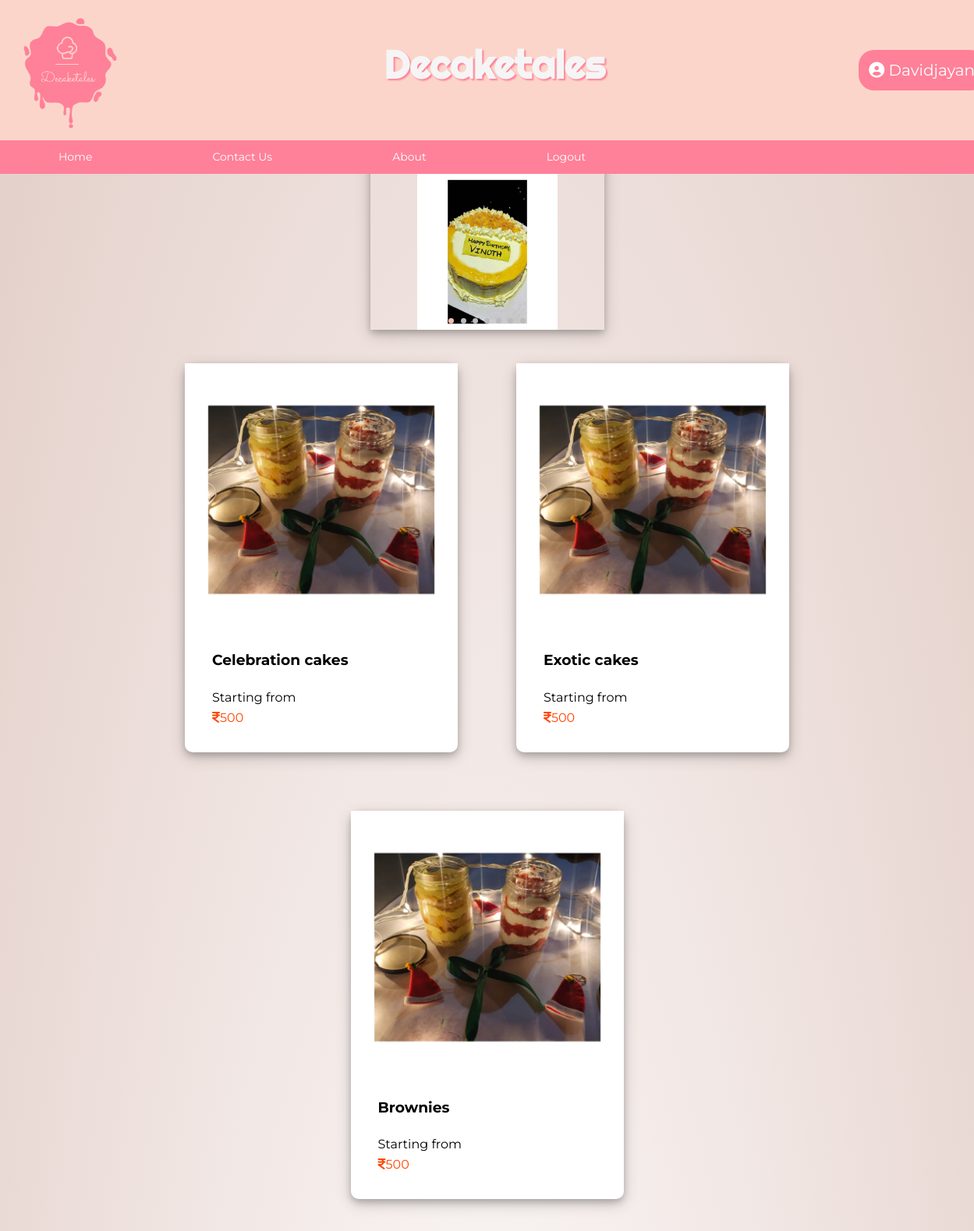
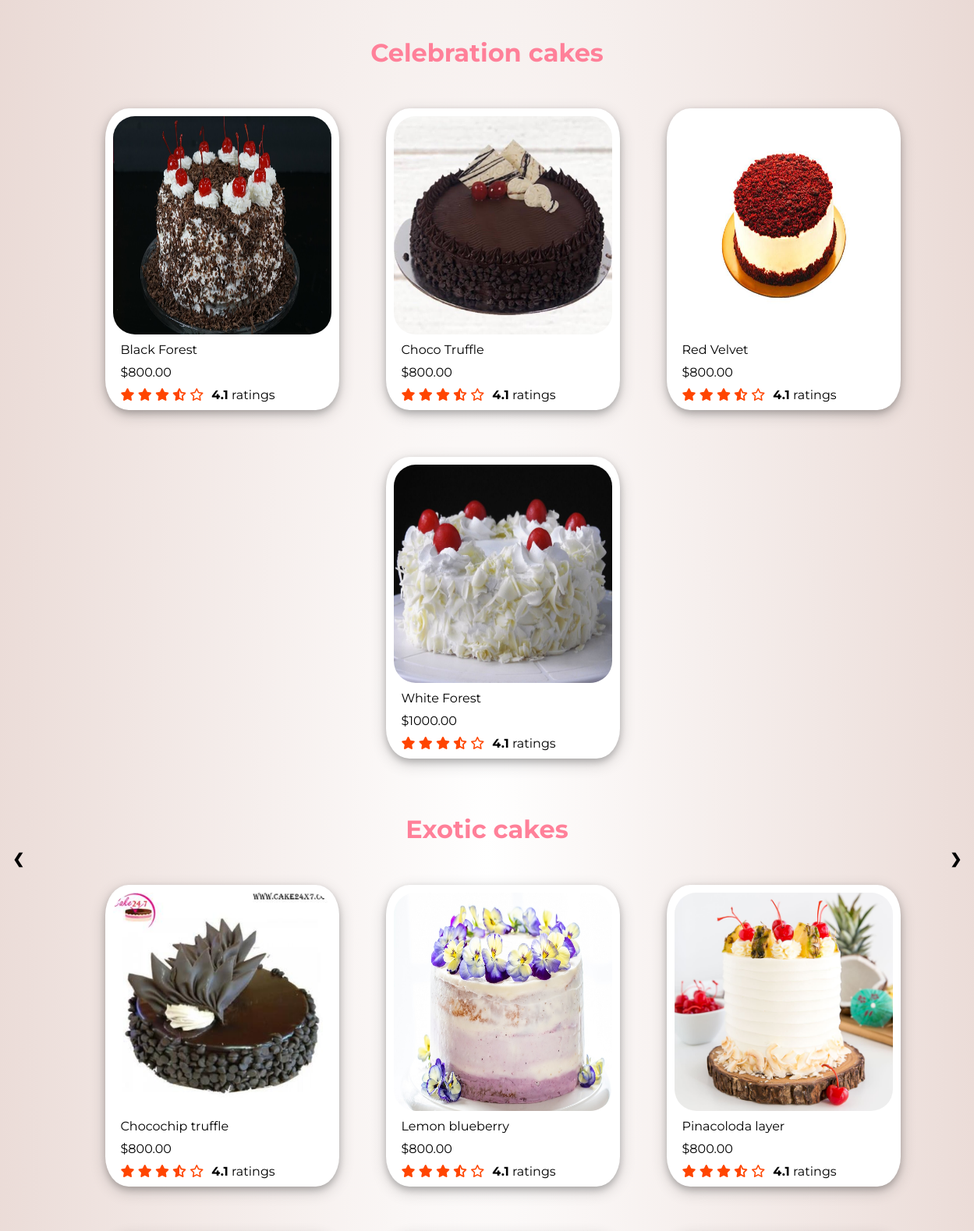
Screenshot of /home.php (signed in, upper part) with the database file from the repository (2 pictures, top to bottom).
### tables this page shows
CREATE TABLE `celebrationcakes` (
  `id` int(8) NOT NULL,
  `name` varchar(255) NOT NULL,
  `code` varchar(255) NOT NULL,
  `image` text NOT NULL,
  `price` double(10,2) NOT NULL
);

CREATE TABLE `exoticcakes` (
  `id` int(8) NOT NULL,
  `name` varchar(255) NOT NULL,
  `code` varchar(255) NOT NULL,
  `image` text NOT NULL,
  `price` double(10,2) NOT NULL
);

### dbcontroller.php (called while the page is built, shortened)
<?php
class DBController {
	public $host = "localhost";
	public $user = "root";
	public $password = "";
	public $database = "tblproduct";
	public $conn;
	function __construct() {
		$this->conn = $this->connectDB();
	}
	function connectDB() {
		$conn = mysqli_connect($this->host,$this->user,$this->password,$this->database);
		return $conn;
	}
	function runQuery($query) {
		$result = mysqli_query($this->conn,$query);
		while($row=mysqli_fetch_assoc($result)) {
			$resultset[] = $row;
		}
		if(!empty($resultset))
			return $resultset;
	}
}
?>

### home.php (the view, shortened to what this page needs)
<?php
require_once("dbcontroller.php");
$db_handle = new dbcontroller();
?>
<!DOCTYPE html>
<html>
<head>
  <link rel="stylesheet" href="/asssets/css/all.css" >
</head>
<body >
    <header class="shadow">
        <div class="hd">
        <img src="images/logo.png"  alt="logo here">
        <h1>
            Decaketales
        </h1>
        <div class="hhh">
            <a href="shopcart.php">
                <i class="fas fa-user-circle"></i>
                <span class="signin"><?php echo htmlspecialchars($_SESSION["username"]); ?></span>
            </a></div>
        </div>
        <nav id="myHeader">
            <li><a href="home.php">Home</a></li>
            <li><a href="#contactus">Contact Us</a></li>
            <li><a href="#aboutus">About</a></li>
            <li><a href="logout.php" >Logout</a></li>
        </nav>
    </header>
    <div class="slideshow-container">
        <div class="mySlides fade shadow">
            <img src="images/slide/1.jpeg" >
        </div>
    </div>
    <a class="prev" onclick="plusSlides(-1)">❮</a>
    <a class="next" onclick="plusSlides(1)">❯</a>
    <div style="text-align: center;">
        <span class="dot" onclick="currentSlide(1)"></span>
        <span class="dot" onclick="currentSlide(2)"></span>
        <span class="dot" onclick="currentSlide(3)"></span>
        <span class="dot" onclick="currentSlide(4)"></span>
        <span class="dot" onclick="currentSlide(5)"></span>
        <span class="dot" onclick="currentSlide(6)"></span>
        <span class="dot" onclick="currentSlide(7)"></span>
        </div>
            <div class="cont">
             <a href="#celebrationcakes">
                        <div class="image">
                        <img src="images/slide/11.jpeg" width="100%">
                        <div style="padding-left:10%;padding-bottom:10%;color:black;text-align:left;">
                            <h3>Celebration cakes</h3><div id="price4" style="padding-top:8px;">Starting from
                            <div style="padding-top:7px;"><div class="icon"><i class="fa fa-inr" aria-hidden="true"></i>500</div></div></div>
                            </div>
                            </div>
            </a>
            <a href="#exoticcakes">
                        <div class="image">
                        <img src="images/slide/11.jpeg" width="100%">
                        <div style="padding-left:10%;padding-bottom:10%;color:black;text-align:left;">
                            <h3>Exotic cakes</h3><div id="price4" style="padding-top:8px;">Starting from
                            <div style="padding-top:7px;"><div class="icon"><i class="fa fa-inr" aria-hidden="true"></i>500</div></div></div>
                            </div>
                            </div>
                         </a>
            <a href="#brownies">
                        <div class="image">
                        <img src="images/slide/11.jpeg" width="100%">
                        <div style="padding-left:10%;padding-bottom:10%;color:black;text-align:left;">
                            <h3>Brownies</h3><div id="price4" style="padding-top:8px;">Starting from
                            <div style="padding-top:7px;"><div class="icon"><i class="fa fa-inr" aria-hidden="true"></i>500</div></div></div>
                            </div>
                            </div>
                         </a>
    </div>
         <div class="products">
        <div class="list" id="celebrationcakes">
            <h1>
                Celebration cakes
            </h1>
                        <ul>
        <?php
	           $product_array = $db_handle->runQuery("SELECT * FROM celebrationcakes ORDER BY id ASC");
	           if (!empty($product_array)) {
		      foreach($product_array as $key=>$value){
	               ?>
    <li>
            <div class="jp">
                <img src="<?php echo $product_array[$key]["image"];?>" style="width:280px;height:280px;margin-left:10px;margin-top:10px;border-radius:10%;">
                <a href="product.php?variable=<?php echo $key;?>&variable2=celebrationcakes">
                <div style="padding-top:10px;padding-bottom:10px;margin-left:20px"><?php echo $product_array[$key]["name"]; ?></div><span class="cart">
                <div style="margin-left:20px;padding-bottom:10px;"><span>$</span><span id="price<?php echo $product_array[$key]["id"];?>"><?php echo $product_array[$key]["price"]; ?></span><br><div style="padding-top:10px;"><i class="fas fa-star" style="color:orangered; "></i>
                <i class="fas fa-star"style="color:orangered;"></i>
                <i class="fas fa-star" style="color:orangered;"></i>
                    <i class="fas fa-star-half-alt" style="color:orangered;"></i>
                    <i class="far fa-star" style="color:orangered;"></i><span style="padding:10px;"><b>4.1</b> ratings</span>
                    </div></div>
                    </span></a>
                <?php
		}
	}
                    ?>
        </div>
                            </li></ul></div>
            <div class="list" id="exoticcakes">
            <h1>
                Exotic cakes
            </h1>
                            <ul>
        <?php
	           $product_array = $db_handle->runQuery("SELECT * FROM exoticcakes ORDER BY id ASC");
	           if (!empty($product_array)) {
		      foreach($product_array as $key=>$value){
	               ?>
    <li>
<div class="jp">
                <img src="<?php echo $product_array[$key]["image"];?>" style="width:280px;height:280px;margin-left:10px;margin-top:10px;border-radius:10%;">
                <a href="product.php?variable=<?php echo $key;?>&variable2=exoticcakes">
                <div style="padding-top:10px;padding-bottom:10px;margin-left:20px"><?php echo $product_array[$key]["name"]; ?></div><span class="cart">
                <div style="margin-left:20px;padding-bottom:10px;"><span>$</span><span id="price<?php echo $product_array[$key]["id"];?>"><?php echo $product_array[$key]["price"]; ?></span><br><div style="padding-top:10px;"><i class="fas fa-star" style="color:orangered; "></i>
                <i class="fas fa-star"style="color:orangered;"></i>
                <i class="fas fa-star" style="color:orangered;"></i>
                    <i class="fas fa-star-half-alt" style="color:orangered;"></i>
                    <i class="far fa-star" style="color:orangered;"></i><span style="padding:10px;"><b>4.1</b> ratings</span>
                    </div></div>
                    </span></a>
                <?php
		}
		}
                    ?>
                </div>
                                </li></ul>
    </div>
</body>
</html>

### home.php (style rules this page uses)
html, body { width: 100%; height: 100%; margin: 0px; }
body { background-image: radial-gradient(rgb(255, 255, 255), rgb(227, 206, 200)); box-sizing: border-box; font-family: 'Montserrat', sans-serif; }
header { height: auto; width: 100%; background-color: rgb(252, 213, 202); }
.hd { display: flex; flex-direction: row; justify-content: flex-start; flex-wrap: nowrap; align-content: center; }
.hd h1 { font-family: 'Righteous', cursive; text-align: center; margin:1% 25%; font-size: 50px; color: whitesmoke; padding-top: 3.2%; text-shadow: rgb(255,128,153) 2px 2px 2px; }
.shadow { box-shadow: rgba(0, 0, 0, 0.2) 0px 4px 8px 0px, rgba(0, 0, 0, 0.19) 0px 6px 20px 0px; }
.hd img { margin-left: 0; margin-top:auto; width:180px; height: 180px; }
.signin { text-align: center; }
.hhh { margin:auto 1%; }
.hhh a { white-space: nowrap; padding:10%; font-size: 20px; color: white; text-decoration: none; background-color: rgb(255,128,153); border-radius: 20px; }
nav { float: left; background-color: rgb(255,128,153); width: inherit; }
nav li { margin:auto 5%; display: inline-grid; padding: 1%; color:white; }
nav li a { text-decoration: none; color: inherit; font-size: 14px; }
.mySlides { display: none; }
img { vertical-align: middle; }
.slideshow-container { width: 300px; height: 200px; position: relative; margin: auto; z-index: -1; padding:10px; }
.slideshow-container img { display: block; margin-left: auto; margin-right: auto; height: 200px; width: 60%; }
.prev, .next { cursor: pointer; position: absolute; top: 50%; width: auto; padding: 16px; margin-top: -22px; color: black; font-weight: bold; font-size: 18px; transition: all 0.6s ease 0s; border-radius: 0px 5px 5px 0px; user-select: none; }
.next { right: 0px; border-radius: 5px 0px 0px 5px; }
.dot { cursor: pointer; height: 7px; width: 7px; margin: 0px 2px; background-color: rgb(187, 187, 187); border-radius: 50%; display: inline-block; transition: background-color 0.6s ease 0s; }
.active, .dot:hover { background-color: rgb(240, 188, 173); }
.fade { animation-name: fade; animation-duration: 1.5s; }
.cont { display: flex; justify-content: center; margin-top: 10px; padding-bottom: 10px; flex-direction:row; flex-wrap: wrap; }
.cont a { text-decoration: none; color:black; background-color: white; margin: 3%; width: 350px; float: left; box-shadow: 0 4px 8px 0 rgba(0, 0, 0, 0.2), 0 6px 20px 0 rgba(0, 0, 0, 0.19); text-align: center; border-radius: 10px; }
.list h1 { color:rgb(255,128,153); padding-top: 20px; text-align: center; }
.list ul { list-style: none; display: flex; flex-direction: row; flex-wrap: wrap; justify-content: center; }
.list ul li { padding:30px; }
.cart { width: 100%; display: flex; flex-direction: row; align-items: flex-end; }
.image { opacity: 1; display: block; width: 100%; height: auto; transition: .5s ease; backface-visibility: hidden; }
.icon { color:orangered; }
.jp { background-color: white; border-radius: 10%; width: 300px; box-shadow: 0 4px 8px 0 rgba(0, 0, 0, 0.2), 0 6px 20px 0 rgba(0, 0, 0, 0.19); }
a { text-decoration: inherit; color:inherit; }

### rows the page displays
celebrationcakes: image (picture), name "Black Forest", price "800.00"
celebrationcakes: image (picture), name "Choco Truffle", price "800.00"
celebrationcakes: image (picture), name "Red Velvet", price "800.00"
celebrationcakes: image (picture), name "White Forest", price "1000.00"
exoticcakes: image (picture), name "Chocochip truffle", price "800.00"
exoticcakes: image (picture), name "Lemon blueberry", price "800.00"
exoticcakes: image (picture), name "Pinacoloda layer", price "800.00"

### other values shown
$_SESSION["username"] "Davidjayan"
